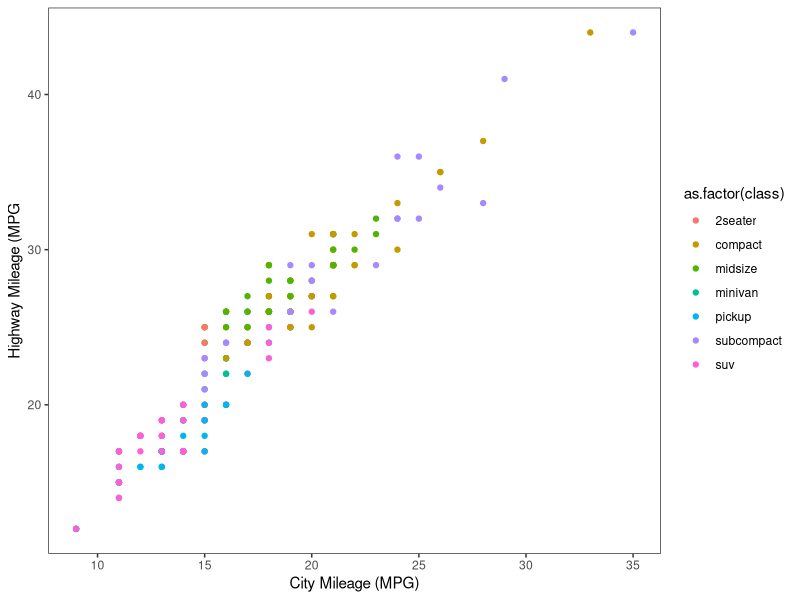
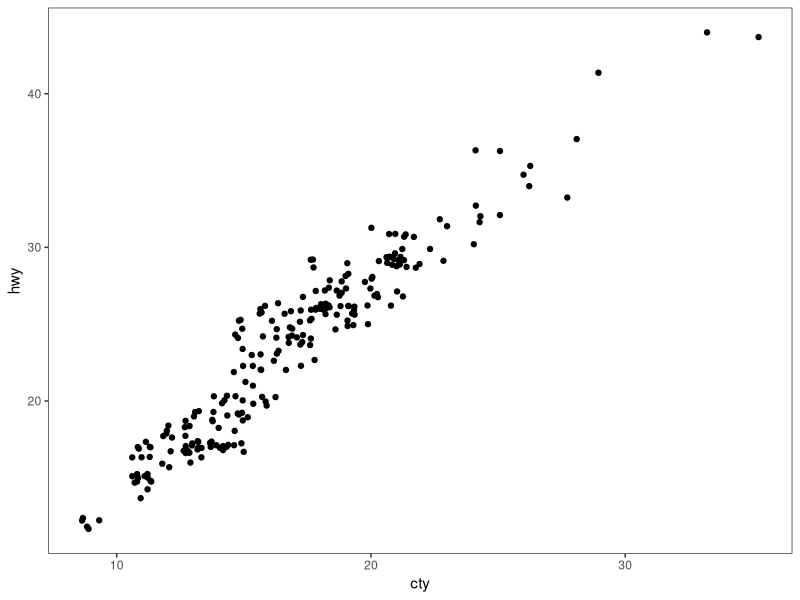
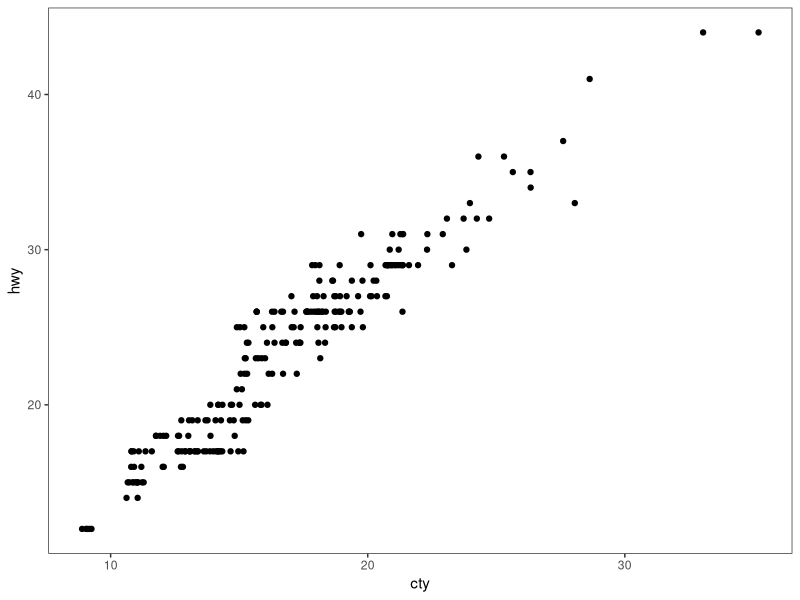
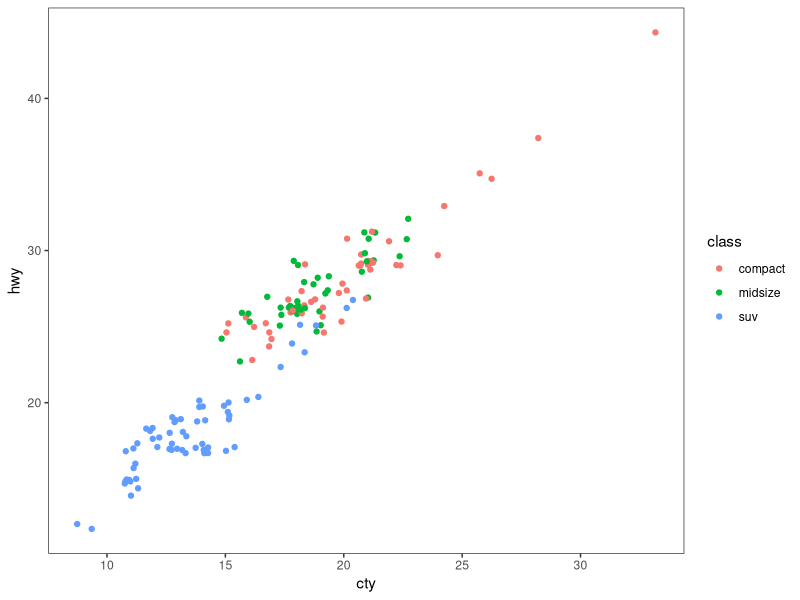
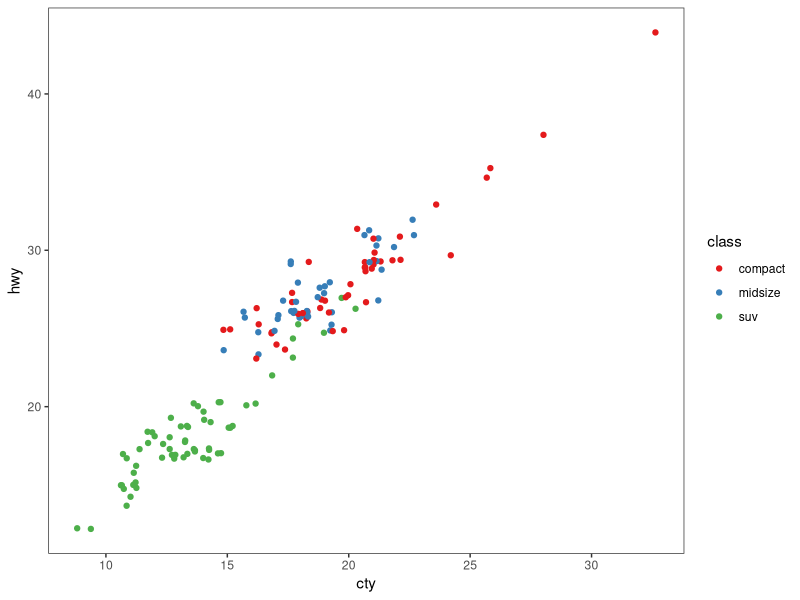
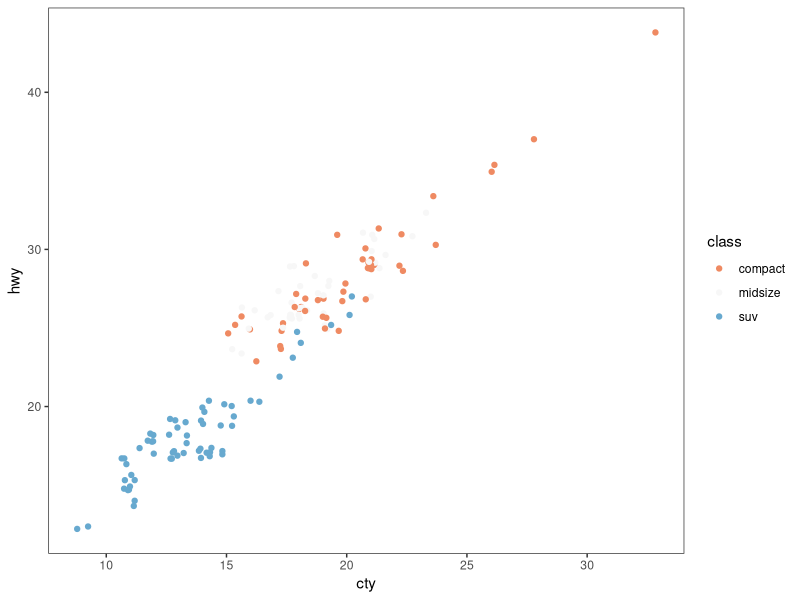
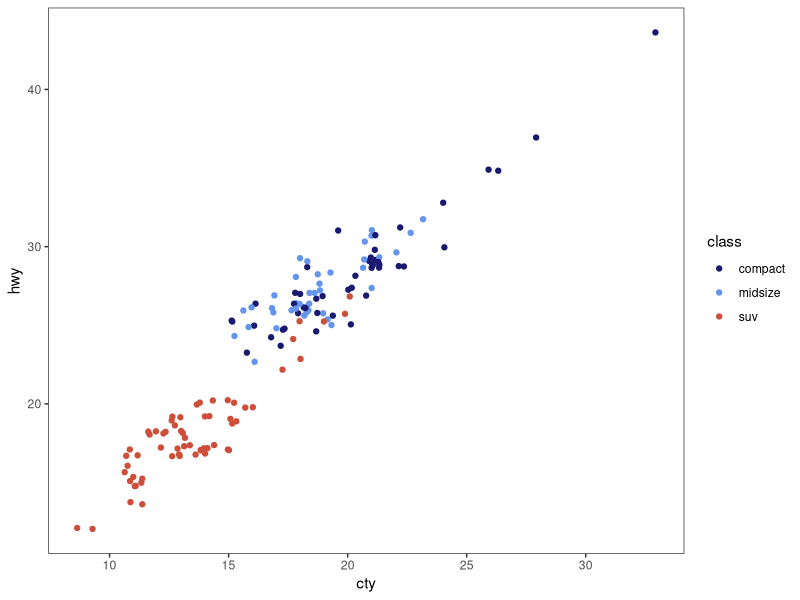
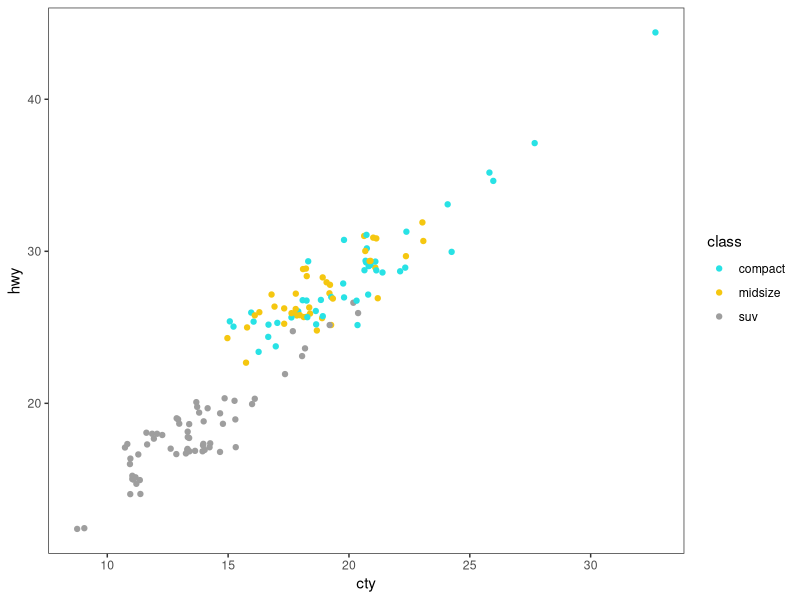

Write the R code that produced these figures, in order. (Note: this script raises an error after producing the figures.)
# ---------------------------------------------------------- #
#### MODULE 3: Plot even more data!                       ####               
# ---------------------------------------------------------- #

## OBJECTIVE:
# 1. To develop a "grammar of graphics".
# 2. To become comfortable using ggplot2 for exploratory data visualization.


# ---------------------------------------------------------- #
#### SET UP:                                              ####
# ---------------------------------------------------------- #
# REMINDER: In RStudio, open the Rproject for our course (UNCG_DataWrangling), 
# pull any changes from GitHub, and navigate to the branch you created for 
# yourself (just a single branch for the whole semester) in RStudio's Git tab.
# Open this week's assignment in this new branch to complete and submit on GitHub.
# Ideally, you'll commit your answers a bit at a time as you work through
# this assignment, rather than committing all at once at the end.

# Reminder of some helpful resources for graphing in R:
# ggplot Cookbook: http://www.cookbook-r.com/Graphs/
# Official ggplot2 Book: https://ggplot2-book.org/
# Themes in ggplot2: https://ggplot2-book.org/polishing.html#themes

# In ggplot2, aesthetic means “something you can see”. Each aesthetic is a
# mapping between a visual cue and a variable.
# Examples include:
# position (i.e., on the x and y axes)
# color (“outside” color)
# fill (“inside” color)
# shape (of points)
# line type
# size

# Each type of geometric object (geom) accepts only a subset of all aesthetics.
# Refer to the geom help pages to see what mappings each geom accepts. Aesthetic
# mappings are set with the aes() function.

# TASK: We will be using the ggplot2 package for graphing. Fortunately, ggplot2 
# is nested within the tidyverse package (along with many others).
# Start by writing code to load the tidyverse library.
# HINT: see the end of assignment #1 if you forgot how to load a package.
library(tidyverse)

# TASK: Write code below to set your theme to black and white and both your major
# AND minor gridlines to element_blank for all plots you'll be making today.
# HINT: Check back to last week's assignment section 1.9 for setting themes for
# all plots.
theme_set(theme_bw())
theme_update(panel.grid.major=element_blank(),
             panel.grid.minor=element_blank())

# ---------------------------------------------------------- #
#### 1.0 CORRELATION                                      ####
# ---------------------------------------------------------- #

# We learned how to make correlations last week, but it never hurts to get
# more practice! Let's start by using a data set built into ggplot2.
# The mpg dataset looks at the gas efficiency of different cars. Run the following
# code to load the data:
data(mpg, package = "ggplot2")

# TASK: Create a scatterplot (i.e., a dot plot) to relate city and highway mileage.
# Color the points by the class of car (class column) and label the x and y axis 
# to be more informative (City Mileage (MPG) vs Highway Mileage (MPG)).
# HINT: Refer back to last week's assignment or the ggplot help resources if you 
# forget how to make a scatterplot.
ggplot(data=mpg, aes(x=cty, y=hwy))+
  geom_point(aes(color=as.factor(class)))+
  xlab("City Mileage (MPG)")+
  ylab("Highway Mileage (MPG")

# Looks alright, but the graph may be hiding some information...
# QUESTION: How many data points are in the mpg dataframe?
## there are 234 observations

# QUESTION: Approximately how many dots are in the graph you just made? How does
# that compare to the number of observations in the dataframe?
## around 80, this is much less than the number of observations

# Try another correlation-focused geom that addresses this problem by running
# the following code:
ggplot(data=mpg, aes(x=cty, y=hwy)) + 
  geom_jitter()


# QUESTION: What happened when you created the plot with geom_jitter?
## it looks like it's using all of the observations, it is also a lot more clustered rather than grid like which
## is what geom_point returned

# QUESTION: Run the code to create a plot using geom_jitter a second time. Then run it
# again and again. What happens each time? Why is this happening?
## it's shifting the data points and changing the scales of the x and y axis. it adds variation to the location
## of each point

# TASK: The default in geom_jitter is to jitter (or slightly move) the points away
# from each other in both the x and y directions. Check the help file for geom_jitter
# and write code below to make a graph where you jitter points in only the x-dimension
# by 0.5.
ggplot(data=mpg, aes(x=cty, y=hwy)) + 
  geom_jitter(height=F)

# ---------------------------------------------------------- #
#### 1.1 DETOUR! COLORS, COLORS, COLORS                   ####
# ---------------------------------------------------------- #

# Our world is so colorful, and our graphs can be too! But we want to be mindful
# of our color choices to not only be beautiful, but also informative and accessible.

# TASK: Create a new dataframe that filters our mpg data down to only information
# for car classes compact, midsize, and suv using an %in% statement. Name your 
# new dataframe mpgSubset.
# HINT: Refer back to the Transform assignment if you want help with %in% (or 
# try googling!)
mpgSubset <- mpg %>% 
  filter(mpg$class %in% c("compact", "midsize", "suv"))

# ggplot has lots of nice (and some not so nice) built-in color palettes that we 
# can use to fill our bars with color. Try running the following code:
ggplot(data=mpgSubset, aes(x=cty, y=hwy, color=class)) +
  geom_jitter()

# The code above supplies us with ggplot's default color palette, which I find not
# so pleasing. Let's try to change this!

# We can add a statement specifying the scale of colors we would prefer. One way
# to do this is to use other pre-set palettes from ggplot. Run the code below to 
# ask ggplot to use the color brewer's palette called Set 1.
ggplot(data=mpgSubset, aes(x=cty, y=hwy, color=class)) +
  geom_jitter() +
  scale_color_brewer(palette="Set1")

# Alternatively, we could use the "RdBu" palette:
ggplot(data=mpgSubset, aes(x=cty, y=hwy, color=class)) +
  geom_jitter() +
  scale_color_brewer(palette="RdBu")

# QUESTION: Investigate the color brewer's range of palettes at this website: 
# https://r-graph-gallery.com/38-rcolorbrewers-palettes.html
# What do you notice about the colors chosen from each of the palettes that we
# used above? (i.e., does it use the first three colors in the palette? The last
# three? Some other combination?)
## Set1 used the first three colors
## RdBu used the middle three colors it looks like

# We could also pick out EXACTLY which colors we want for our figure. 
# There are 4 main ways to specify colors in R:
### by name
### by number
### by Hex code
### with the rgb() function

# By Name: R allows you to call more than 600 colors by name! Run the following
# code to see a list:
colors()

# We can put in the colors we chose for each variable by adding the 
# scale_color_manual() function to our plot. Try it out by running the following
# code:
ggplot(data=mpgSubset, aes(x=cty, y=hwy, color=class)) +
  geom_jitter() +
  scale_color_manual(values=c('midnightblue', 'cornflowerblue', 'tomato3'))


# You can also chose colors by number, which are assigned in R.

# TASK: Copy and paste the code to make our scatterplot and replace the color names
# with three numbers of your choice (between 1 and 657). How does your new figure look?
# HINT: remember to remove the quotation marks when calling numbers.
ggplot(data=mpgSubset, aes(x=cty, y=hwy, color=class)) +
  geom_jitter() +
  scale_color_manual(values=c(5, 23, 200))

# QUESTION: How do you think you could figure out which color name belongs to
# each color number?
# HINT: Try creating a dataframe from color() by passing it into the
# as.data.frame() function.

# You can also chose colors by Hex code. A Hex color code is a 6-symbol code made
# of up to three 2-symbol elements (6 symbols in length all together). Each of 
# the 2-symbol elements represents a color value in the Red-Green-Blue (RGB) color
# scale from 0 to 255. Hex codes are written with a # in front of them. Let's try
# out calling our colors using hex code.
ggplot(data=mpgSubset, aes(x=cty, y=hwy, color=class)) +
  geom_jitter() +
  scale_color_manual(values=c('#191970', '#6495ED', '#FF6347'))

# There are two great things about hex codes. First, you can call ANY color you 
# want with a hex code. That is, you're not limited to the 657 colors that are
# in ggplot. By specifying the color by hex code, you can pick literally anything!

# TASK: Google the search term "color picker". This should bring up google's color
# picker (in addition to a billion other color picking websites). Use this color
# picker to generate the hex codes for three new colors of your choice. Then copy
# and paste the above code, replacing the hex codes with your color choices.
ggplot(data=mpgSubset, aes(x=cty, y=hwy, color=class)) +
  geom_jitter() +
  scale_color_manual(values=c('#d99aec', '#9aecd0', '#9ab5ed'))

# The second great thing about hex codes is that you can control the transparency
# of your colors. Transparency is set in a hex code by adding two extra symbols
# to the end, which together make up the "alpha" element. Adding 00 to the end 
# of your hex code will make your color completely transparent, while adding FF 
# to the end will make it completely opaque. Any number/letters in-between will 
# result in partial transparency. You can find a complete list of transparencies
# between 0-100% here: https://gist.github.com/lopspower/03fb1cc0ac9f32ef38f4

# TASK: Try out transparency by copying and pasting your graph code below and
# adding the alpha element to the end of each of your hex codes to make your
# first color 0% transparent, your second color 50% transparent, and your third
# color 100% transparent.
ggplot(data=mpgSubset, aes(x=cty, y=hwy, color=class)) +
  geom_jitter() +
  scale_color_manual(values=c('#d99aec00', '#9aecd080', '#9ab5edFF'))

# QUESTION: What happened to the point that you set to 100% transparent?
## it isn't visible

# Finally, we can set our colors using the rgb() function. This operates very
# similarly to the hex code, where you can pick exactly the color and transparency
# you want. Try it out by running the following code:
ggplot(data=mpgSubset, aes(x=cty, y=hwy, color=class)) +
  geom_jitter() +
  scale_color_manual(values=c(rgb(.10, .10, .44, .5), rgb(.39, .58, .93, .5), rgb(1.0, .39, .28, .5)))

# TASK: Modify the above code to make all of your points 50% transparent.

# There are so many inventive and artistic people in the world who have expanded
# the offerings for colors in ggplot. Check out some notable ones listed below
# when choosing colors for this assignment.
### Color-blind friendly palettes: https://github.com/JLSteenwyk/ggpubfigs
### Color palettes from vintage National Parks posters: https://github.com/katiejolly/nationalparkcolors
### Color palettes based on Wes Anderson movies: https://github.com/karthik/wesanderson
### Color palettes from famous Dutch paintings: https://github.com/EdwinTh/dutchmasters


# ---------------------------------------------------------- #
#### 1.2 DETOUR! LEGENDS                                  ####
# ---------------------------------------------------------- #

# When you specify colors in your ggplot code, R throws in a bonus legend for free!
# However, this legend is often not as clear or visually appealing as we might 
# prefer. But as with all geometric objects in ggplot, legends can be easily altered.

# Run the following code to create a scatter plot. Feel free to modify the colors
# as you prefer!
ggplot(data=mpgSubset, aes(x=cty, y=hwy, color=class)) +
  geom_jitter()

# QUESTION: Where did ggplot get the legend title and values from?
## the legend values are from the class of vehicle and the title is the title of the class column

# We could change the title and values in our legend by altering the dataframe
# we are passing into ggplot. But that seems a bit drastic. Instead, we can 
# lean on the same code that specifies our color picks to alter the legend text.
# Try it out by running the following code:
ggplot(data=mpgSubset, aes(x=cty, y=hwy, color=class)) + 
  geom_jitter() + 
  scale_color_manual(values=c('#FCBA03', '#380754', '#496916'), # assigning the colors
                     name='Class of Car', # specifying the legend title
                     breaks=c('suv', 'midsize', 'compact'), # setting the order of values in the legend
                     labels=c('SUV', 'Midsize', 'Compact')) # renaming the values in the legend


# TASK: Label each line of the code above with what it is doing.
# HINT: Check the scale_color_manual help file or ggplot Cookbook for more info.


# IMPORTANT: It is important to pay attention to the order you provide ggplot with 
# your color choices and legend labels! Try running the following code:
ggplot(data=mpgSubset, aes(x=cty, y=hwy, color=class)) + 
  geom_jitter() + 
  scale_color_manual(values=c('#FCBA03', '#380754', '#496916'), 
                     name='Class of Car', 
                     breaks=c('suv', 'midsize', 'compact'), 
                     labels=c('Compact', 'SUV', 'Midsize')) 


# QUESTION: What is wrong with the code above? Why is it so important to be
# careful with the order you pass information into ggplot?
## the labels we set on the last line of code are in the wrong order. 
## ggplot ignored the order we set using breaks and ordered the values by the labels=c()


# While changing the legend text and factor order takes place in the scale_color_manual
# step, moving the legend around on the graph page is part of the graph theme. We
# can try this out using the code below:
ggplot(data=mpgSubset, aes(x=cty, y=hwy, color=class)) + 
  geom_jitter() + 
  theme(legend.position='bottom')


# TASK: Modify the code above to have the legend display along the bottom of
# the figure.


# We can also have the legend located within the area of the graph itself! We can 
# do this by specifying the coordinates for where the legend should go within the
# graph axes. First we set the legend position and then we set the anchoring 
# position by justifying the legend.
### bottom left: 0,0
### bottom right: 1,0
### top left: 0,1
### top right: 1,1

# Try it out by running the following code:
ggplot(data=mpgSubset, aes(x=cty, y=hwy, color=class)) + 
  geom_jitter() + 
  theme(legend.position=c(1,0), legend.justification=c(1,0))

# QUESTION: What happens if you don't include the code for legend justification
# above?
## it doesn't stay within the bounds of the graph

# TASK: Copy and paste the code from above. Modify it to place the legend in the
# upper left part of the graph.
ggplot(data=mpgSubset, aes(x=cty, y=hwy, color=class)) + 
  geom_jitter() + 
  theme(legend.position=c(0,1), legend.justification=c(0,1))

# Finally, we might want to remove the legend altogether! We would do so by
# modifying the theme as well. 

# TASK: Check the ggplot cookbook to find the legends section. Read what it says 
# about removing the legend. Then copy and paste the graph code from above. Modify
# the code to remove the legend.
ggplot(data=mpgSubset, aes(x=cty, y=hwy, color=class)) + 
  geom_jitter() + 
  theme(legend.position = "none")

# ---------------------------------------------------------- #
#### 2.0 DEVIATION                                        ####
# ---------------------------------------------------------- #

# Used to compare variation in values between small number of items (or categories) 
# with respect to a fixed reference.

# Whether the graphical type is a deviation graph or a composition graph (or a 
# ranking graph) may depend on the underlying data structure.

# We used geom_bar() last week with factor data to create a bar graph. But
# geom_bar() is a bit tricky because it can make EITHER a bar graph or a histogram
# depending on the data you give it. The default of geom_bar() is to set stat to 
# count so if you give it just a continuous x value, it will make a histogram. Try
# it with the following code:
ggplot(data=mpg, aes(x=hwy)) + 
  geom_bar()

# In order to have the geom create bars and not a histogram, you must:
# 1) Set stat = identity
# 2) Provide both an x and a y inside the aes(), where x is either a character 
# or factor and y is numeric.

# TASK: Create a dataframe of summary statistics for the mpg data, calculating the
# mean, standard deviation, and standard error for highway mpg grouping by class.
# Name the resulting dataframe highwayMPG and your new variables hwy_mean, hwy_sd,
# and hwy_se.
# HINT: Look back at the Transform assignment if you forget how to summarize the
# data. Also recall, standard error = 1.96*standard deviation.
highwayMPG <- mpg %>% 
  group_by(class) %>% 
  summarise(across(.cols="hwy",
                 .fns=list(mean=mean, sd=sd))) %>% 
  mutate(hwy_se=hwy_sd*1.96)

# TASK: Create a bar graph showing the average highway MPG on the y-axis and 
# car class on the x-axis. Fill the bars by class. Add in error bar caps that are 20%
# the width pf the bars.
# HINT: Don't forget to change stat from the default in your geom_bar() statement!
ggplot(data=highwayMPG, aes(x=class, y=hwy_mean))+
  geom_bar(aes(fill=as.factor(class)), stat="identity")+
  geom_errorbar(width=.2, aes(ymin=hwy_mean-hwy_se, ymax=hwy_mean+hwy_se))

# ---------------------------------------------------------- #
#### 2.1 DETOUR! COLORS AND LEGENDS, AGAIN                ####
# ---------------------------------------------------------- #

# Recall that some geometric elements require fills instead of (or sometimes in
# addition to) colors.

# TASK: Create a bar graph with the mpg summary stats with the following parameters:
# (1) Black bar outline
# (2) Bars filled with the color brewer palette "Dark2" using the scale_fill_manual
#     statement
# (3) No legend
# (4) Informative x- and y-axis labels. 

# HINT: Carefully consider whether your color and/or fill should go within an aes() 
# statement, the scale_fill_manual or scale_color_manual statements, or neither.
# If in doubt, try a bunch of ways until it looks how we want it. And consult 
# your helpful ggplot resources on the web.
ggplot(data=highwayMPG, aes(x=class, y=hwy_mean))+
  geom_bar(aes(fill=as.factor(class)),stat="identity", color="black")+
  scale_fill_brewer(palette="Dark2")+
  geom_errorbar(width=.2, aes(ymin=hwy_mean-hwy_se, ymax=hwy_mean+hwy_se))+
  theme(legend.position="none")+
  xlab("Vehicle Class")+
  ylab("Average Highway Mileage (mpg)")

# ---------------------------------------------------------- #
#### 2.2 DETOUR! AXIS MODIFICATIONS                       ####
# ---------------------------------------------------------- #

# Run the following code, feeling free to modify colors as you prefer:
ggplot(data=highwayMPG, aes(x=class, y=hwy_mean, fill=class)) +
  geom_bar(stat='identity') 

# QUESTION: Where is ggplot getting the x-axis tick labels from?


# Often our tick labels are not the best. We can modify them to be more informative
# or visually appealing by directly modifying the dataframe, but again this feels
# a bit extreme. Instead, we can directly modify the scale of the axis. For axes
# that deal with categories, we are setting the discrete scale. Try it out by
# running the following code:
ggplot(data=highwayMPG, aes(x=class, y=hwy_mean, fill=class)) +
  geom_bar(stat='identity') +
  scale_x_discrete(labels=c('sport', 'compact', 'midsize', 'minivan', 'pickup', 'subcompact', 'SUV'))

# We can also change the scale of the continuous axes, including how large they are
# and where the tick marks fall as follows:
ggplot(data=highwayMPG, aes(x=class, y=hwy_mean, fill=class)) +
  geom_bar(stat='identity') +
  scale_y_continuous(breaks=seq(0, 50, 10)) +
  coord_cartesian(ylim=c(0,50))

# QUESTION: Try running the code above without the coord_cartesian() statement. 
# What is surprising about the resulting graph? Based on this result, what do you
# think the coord_cartesian() statement does?


# We can also add a statement into the scale discrete or continuous statements
# to name our axes, rather than putting in a whole separate step of xlab() or ylab().
# Try it out with the following code:
ggplot(data=highwayMPG, aes(x=class, y=hwy_mean, fill=class)) +
  geom_bar(stat='identity') +
  scale_x_discrete(name='Class of Car') +
  scale_y_continuous(name='Mean Highway MPG')


# Finally, we can flip our axes easily in ggplot as follows:
ggplot(data=highwayMPG, aes(x=class, y=hwy_mean, fill=class)) +
  geom_bar(stat='identity') +
  coord_flip()


# TASK: Let's put it all together. Make a graph of the mpg summary stats with the
# following specifications:
# (1) color by class of car using a color scheme of your choice (not the default)
# (2) plot the class of car on the x-axis and the highway MPG on the y axis
# (3) include better names for the x- and y-axis titles
# (4) include better names for the car classes
# (5) set the scale of the highway mpg to run from 0 to 30 with breaks every 5 
# (6) flip your axes
# (7) remove the legend


# ---------------------------------------------------------- #
#### 3.0 RANKING                                          ####
# ---------------------------------------------------------- #
# Used to compare the position or performance of multiple items with respect to 
# each other. Actual values matters somewhat less than the ranking.

# TASK: Create a dataframe of summary statistics for the mpg data, calculating the
# mean, standard deviation, and standard error for CITY mpg grouping by class.
# Name the resulting dataframe cityMPG and your new variables city_mean, city_sd,
# and city_se.
# HINT: Look back at the Transform assignment if you forget how to summarize the
# data. Also, standard error = 1.96*standard deviation.


# Now we want to plot our data in order from smallest to largest city MPG to get
# a ranking. To do so, we need to use the reorder() function to rearrange the data
# going into our x-axis.
ggplot(cityMPG, aes(x=reorder(class, city_mean), y=city_mean)) + 
  geom_bar(stat="identity")

# TASK: Recreate the above ranking figure to include the following:
# (1) class of car on the x-axis with informative axis and tick labels
# (2) MPG ordered from highest to lowest (hint: try google if you're unsure)
# (3) bars with dary grey outlines and filled by class with your favorite color scheme
# (4) error bars with end caps 30% the width of the bars
# (5) y-axis from 0 to 30 with tick marks every 5
# (6) no legend.


# ---------------------------------------------------------- #
#### 4.0 DISTRIBUTION                                     ####
# ---------------------------------------------------------- #
# When you have lots and lots of data points and want to study where and how the
# data points are distributed.

# Histograms can be accomplished with either geom_bar() or geom_histogram()
ggplot(mpg, aes(hwy)) + 
  geom_histogram()

# TASK: Recreate the graph above, but using geom_bar() instead


# TASK: Try making a histogram with the categorical variable 'manufacturer'.
# What error message do you get?


# QUESTION: What happens when you follow the advice of the error message and 
# make stat='count'?
ggplot(mpg, aes(manufacturer)) + 
  geom_histogram(stat="count")


# TASK: Make a boxplot comparing the distribution of cty (city mileage) for
# each class of car.
# HINT: Look back to last week if you forget how to make a boxplot.


# We can also make a different type of distribution, a violin plot using the 
# geom_violin statement as follows:
ggplot(mpg, aes(x=class, y=cty)) + 
  geom_violin()

# QUESTION: What does a violin plot show? Check google if you're unsure.


# ---------------------------------------------------------- #
#### 5.0 COMPOSITION                                      ####
# ---------------------------------------------------------- #
# Bar charts and pie charts are classic ways of showing composition of a dataset.

# TASK: Let's get some data for this task by determining the number of cars from 
# each car manufacturer in our mpg dataframe. We can do this as follows:
manufacturerFreq <- mpg %>% 
  group_by(manufacturer) %>% 
  summarize(frequency=length(manufacturer)) %>% 
  ungroup()

# TASK: Make a bar graph of the number of cars (frequency) by manufacturer using
# the dataframe we created above.


# We can switch the bar chart you created above into a pie chart simply by changing
# the coordinate system through a series of steps as follows:

ggplot(manufacturerFreq, aes(x=manufacturer, y=frequency)) +
  geom_bar(stat="identity") +
  coord_polar()

ggplot(manufacturerFreq, aes(x=manufacturer, y=frequency, fill=manufacturer)) +
  geom_bar(stat="identity") +
  coord_polar()

ggplot(manufacturerFreq, aes(x="", y=frequency, fill=manufacturer)) +
  geom_bar(stat="identity", width=1) +
  coord_polar()

ggplot(manufacturerFreq, aes(x="", y=frequency, fill=manufacturer)) +
  geom_bar(stat="identity", width=1) +
  coord_polar(theta="y")

ggplot(manufacturerFreq, aes(x="", y=frequency, fill=manufacturer)) +
  geom_bar(stat="identity", width=1) +
  coord_polar(theta="y", start=0) +
  theme_void() +
  theme(legend.title = element_text(size = 12.5), 
        legend.text  = element_text(size = 8.5),
        legend.key.size = unit(.75, "lines"))

# TASK: Annotate the code below to describe what each line does:
ggplot(manufacturerFreq, aes(x="", y=frequency, fill=manufacturer)) +
  geom_bar(stat="identity", width=1) +
  coord_polar(theta="y", start=0) +
  theme_void() +
  theme(legend.title = element_text(size = 12.5), 
        legend.text  = element_text(size = 8.5),
        legend.key.size = unit(.75, "lines"))


# ---------------------------------------------------------- #
#### 6.0 CHANGE                                           ####
# ---------------------------------------------------------- #

# Time series are often best visualized with line graphs. Let's try this out
# with some new data:
data("economics")

# TASK: Use the economics dataset to plot the number of people who are unemployed
# over time (unemploy vs date). Make a scatterplot, then connect the points with 
# lines using geom_line().
# HINT: use ?economics to get more information about this dataset.




# ---------------------------------------------------------- #
#### GROUPS AND MAPS                                      ####
# ---------------------------------------------------------- #

# Let's save these for group project options, this assignment is really long!









# REMEMBER: Save and push your script when you're done with this assignment!
